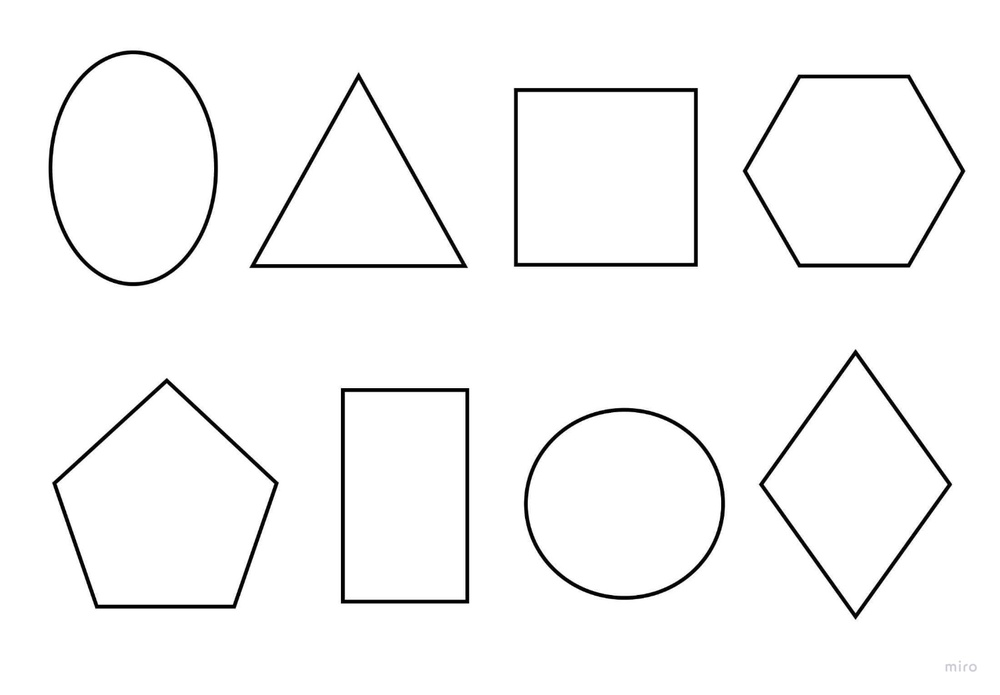
//> input picture РЗО4/shapes.jpg, 1000 x 695 px, shrunk from 1499 x 1042 before the run
$ ./РЗО4   (built with g++ and OpenCV 4)
//> lines starting //> are read from the running program, lines starting //| are printed output that depends on the picture; after the words box and inside, x2 and y2 are one past the last pixel; in counts of white or black regions, pixels touching at a corner belong together
#include <opencv2/opencv.hpp>
#include <iostream>
#include <vector>
#include <string>
#include <cmath>

std::string identifyShape(const std::vector<cv::Point>& approx, double area, double perimeter) {
    int vertices = approx.size();

    double circularity = 4 * CV_PI * area / (perimeter * perimeter);

    if (vertices == 3) return "Triangle";
    else if (vertices == 4) {
        std::vector<double> angles;
        for (int i = 0; i < 4; i++) {
            cv::Point p1 = approx[i];
            cv::Point p2 = approx[(i + 1) % 4];
            cv::Point p3 = approx[(i + 2) % 4];

            cv::Point v1 = p2 - p1;
            cv::Point v2 = p3 - p2;

            double angle = std::abs(std::atan2(v1.y, v1.x) - std::atan2(v2.y, v2.x));
            angle = angle * 180 / CV_PI;
            if (angle > 180) angle = 360 - angle;
            angles.push_back(angle);
        }

        int rightAngleCount = 0;
        for (double angle : angles) {
            if (std::abs(angle - 90) < 15) {
                rightAngleCount++;
            }
        }

        if (rightAngleCount >= 2) {
            cv::Rect rect = cv::boundingRect(approx);
            double aspectRatio = (double)rect.width / rect.height;

            if (std::abs(aspectRatio - 1.0) < 0.15) {
                return "Square";
            }
            else {
                return "Rectangle";
            }
        }
        else {
            return "Rhombus";
        }
    }
    else if (vertices == 5) return "Pentagon";
    else if (vertices == 6) return "Hexagon";
    else if (vertices >= 8) {
        if (circularity > 0.89) {
            return "Circle";
        }
        else {
            return "Oval";
        }
    }
    else {
        return "Shape";
    }
}

int main() {
    setlocale(LC_ALL, "rus");

    cv::Mat img = cv::imread("shapes.jpg");
//> img is the input picture: 695 rows x 1000 cols, CV_8UC3; mean B, G, R 247.7, 247.7, 247.7
    if (img.empty()) {
        std::cout << "Не удалось открыть изображение!" << std::endl;
        return -1;
    }

    cv::Mat result = img.clone();

    cv::Mat gray;
    cv::cvtColor(img, gray, cv::COLOR_BGR2GRAY);

    cv::GaussianBlur(gray, gray, cv::Size(5, 5), 0);
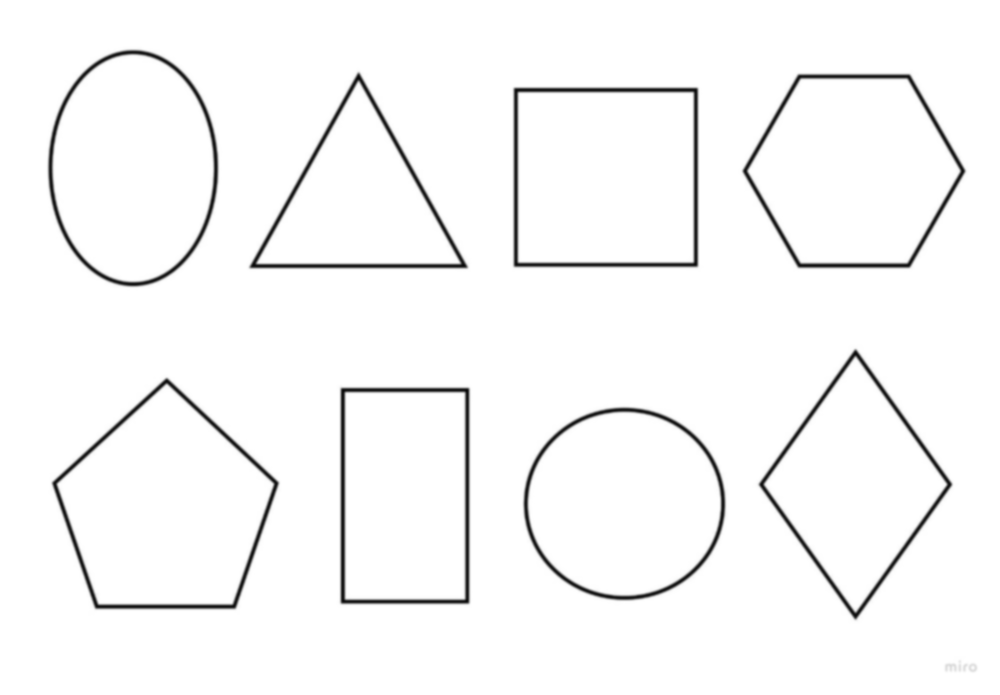
//> gray: 695 rows x 1000 cols, CV_8UC1; min 8, max 255, mean 247.7

    cv::Mat edges;
    cv::Canny(gray, edges, 50, 150);
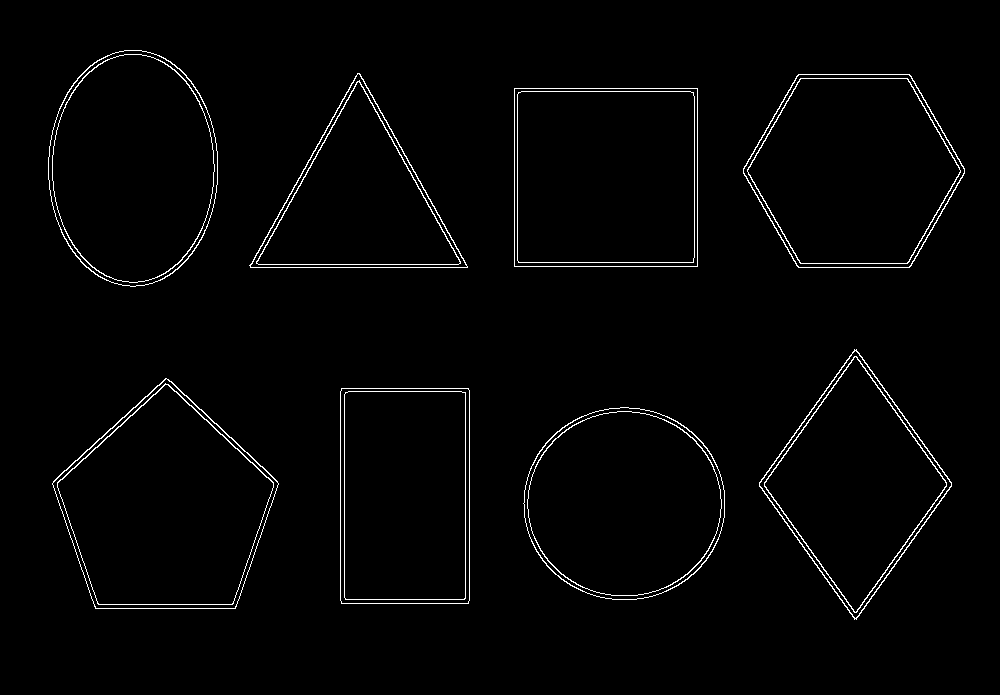
//> edges: 695 rows x 1000 cols, CV_8UC1; 1.8% white in thin lines or dots, all inside (x1, y1, x2, y2) = (48, 50, 965, 620)

    std::vector<std::vector<cv::Point>> contours;
    cv::findContours(edges, contours, cv::RETR_EXTERNAL, cv::CHAIN_APPROX_SIMPLE);
//> contours = 8 contours; box (x1, y1, x2, y2) and area: (52, 378, 279, 609) 35044, (514, 88, 698, 267) 32574, (743, 74, 965, 268) 32364, (48, 50, 218, 287) 31456, (523, 407, 725, 600) 30381, (340, 388, 470, 604) 27726, (759, 349, 952, 620) 26414, (249, 73, 468, 268) 21446

    std::cout << "\nРЕЗУЛЬТАТЫ РАСПОЗНАВАНИЯ \n" << std::endl;

    int figureNumber = 0;

    for (size_t i = 0; i < contours.size(); i++) {
        double area = cv::contourArea(contours[i]);
        if (area < 500) continue;

        figureNumber++;

        double perimeter = cv::arcLength(contours[i], true);

        std::vector<cv::Point> approx;
        cv::approxPolyDP(contours[i], approx, 0.02 * perimeter, true);

        std::string shapeName = identifyShape(approx, area, perimeter);

        cv::Moments m = cv::moments(contours[i]);
        cv::Point2f center(m.m10 / m.m00, m.m01 / m.m00);

        cv::drawContours(result, std::vector<std::vector<cv::Point>>{contours[i]}, -1, cv::Scalar(0, 255, 0), 2);
        cv::circle(result, center, 5, cv::Scalar(0, 0, 255), -1);

        std::string label = shapeName + " P: " + std::to_string((int)perimeter);
        cv::putText(result, label, cv::Point(center.x - 30, center.y - 10),
            cv::FONT_HERSHEY_SIMPLEX, 0.4, cv::Scalar(0, 0, 0), 1);

        std::cout << "Фигура " << figureNumber << ":" << std::endl;
        std::cout << "  Название: " << shapeName << std::endl;
        std::cout << "  Периметр: " << (int)perimeter << std::endl;
        std::cout << "  Центр масс: (" << center.x << ", " << center.y << ")" << std::endl;
        std::cout << "  Количество вершин: " << approx.size() << std::endl;
        std::cout << "------------------------" << std::endl;
    }
//> this loop made 8 passes
//> (area, perimeter, vertices in identifyShape, circularity in identifyShape, rect in identifyShape, aspectRatio in identifyShape, shapeName, center) on passes 2, 5: (27726, 685.7, 4, 0.741, Rect(341, 388, 128, 216), 0.593, "Rectangle", Point(404.5, 495.5)), (32574, 722, 4, 0.785, Rect(514, 88, 184, 179), 1.03, "Square", Point(605.5, 177))
//> (area, perimeter, approx, vertices in identifyShape, circularity in identifyShape, shapeName, center, label) on pass 7: (21446.5, 696.9, 3 Points (x, y): [357, 73], [250, 267], [467, 267], 3, 0.555, "Triangle", Point(358.1, 201.7), "Triangle P: 696")
//| Фигура 1:
//|   Название: Circle
//|   Периметр: 652
//|   Центр масс: (623.999, 503.347)
//> (the first 4 of 48 printed lines)
//> pass 1, `cv::putText(result, label, cv::Point(center.x - 30, center.y - 10), cv..`:
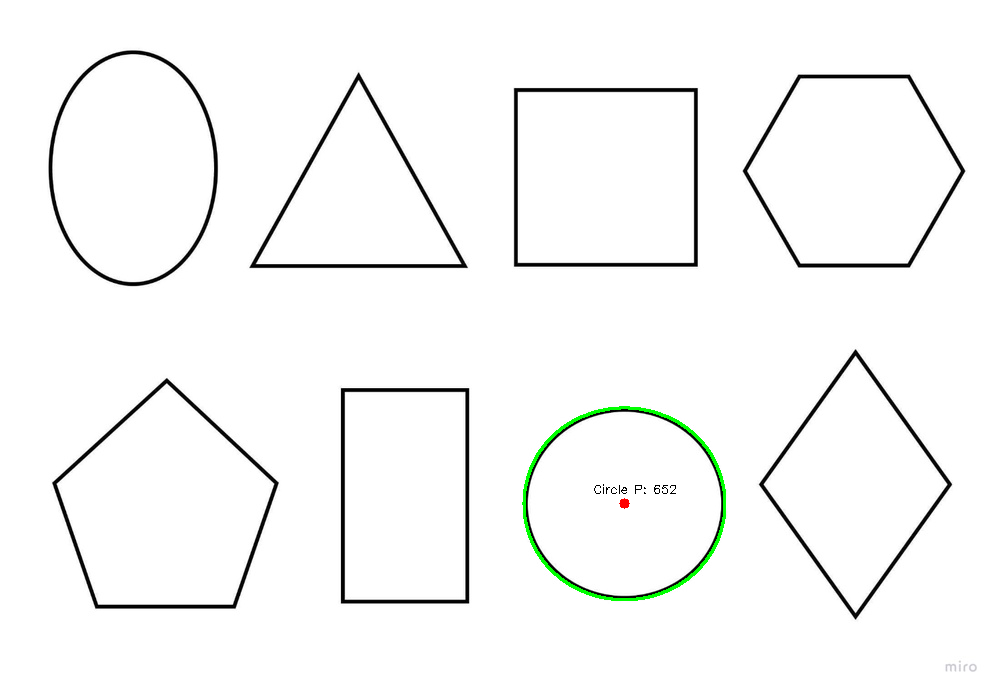
//> result: 695 rows x 1000 cols, CV_8UC3; 0.34% of pixels changed, all inside (x1, y1, x2, y2) = (522, 406, 726, 601)
//> pass 2, `cv::putText(result, label, cv::Point(center.x - 30, center.y - 10), cv..`:
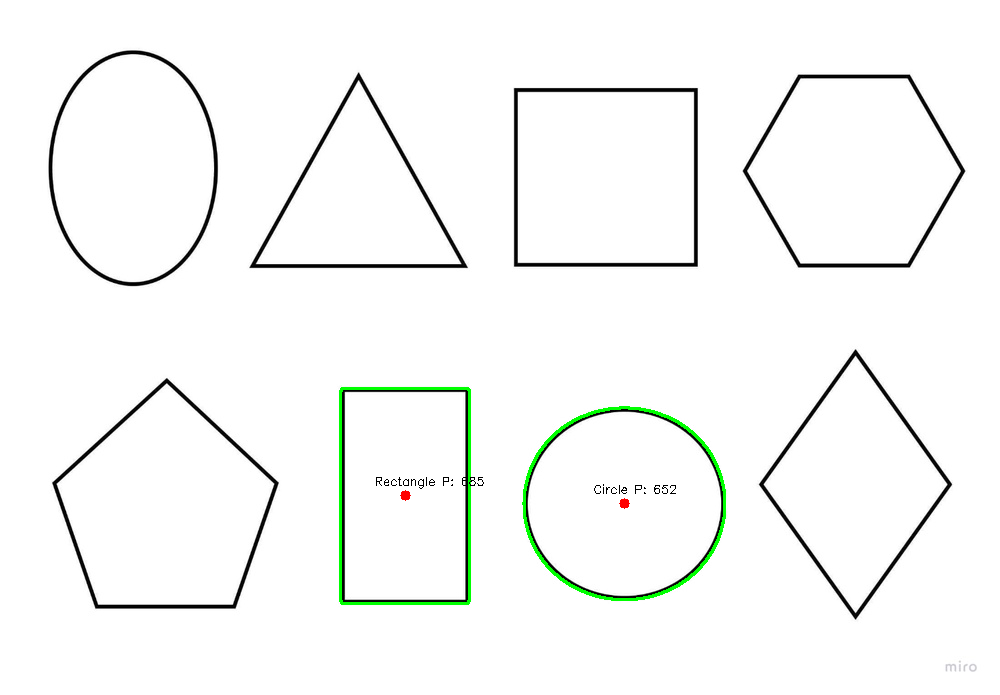
//> result: 695 rows x 1000 cols, CV_8UC3; 0.34% of pixels changed, all inside (x1, y1, x2, y2) = (339, 387, 484, 605)
//> pass 3, `cv::putText(result, label, cv::Point(center.x - 30, center.y - 10), cv..`:
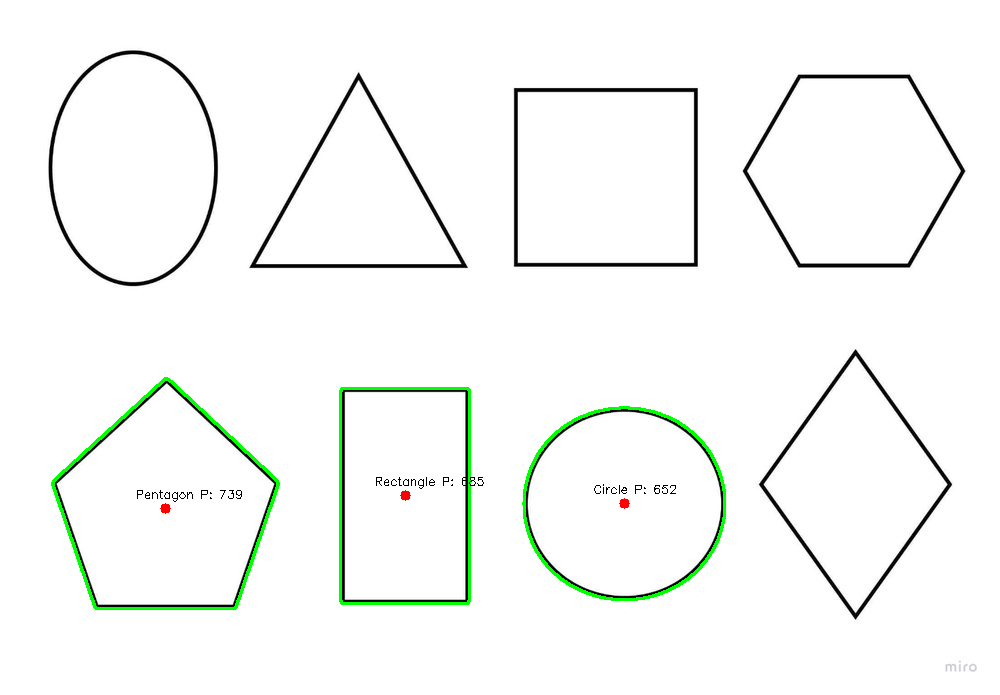
//> result: 695 rows x 1000 cols, CV_8UC3; 0.4% of pixels changed, all inside (x1, y1, x2, y2) = (51, 377, 280, 610)
//> after the loop:
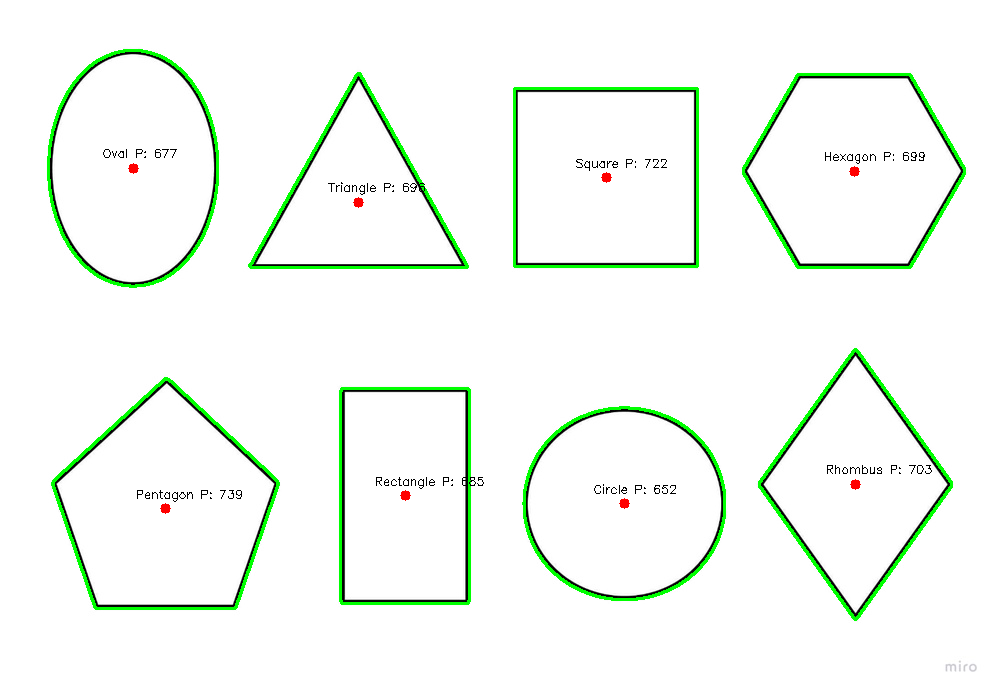
//> result: 695 rows x 1000 cols, CV_8UC3; 1.82% of pixels changed, all inside (x1, y1, x2, y2) = (47, 49, 966, 621)
//> after the loop, figureNumber = 8

    cv::imshow("Границы Canny", edges);
    cv::imshow("Распознанные фигуры", result);

    cv::imwrite("result_with_labels.jpg", result);
    std::cout << "\nРезультат сохранен как 'result_with_labels.jpg'" << std::endl;

    cv::waitKey(0);
    return 0;
}
